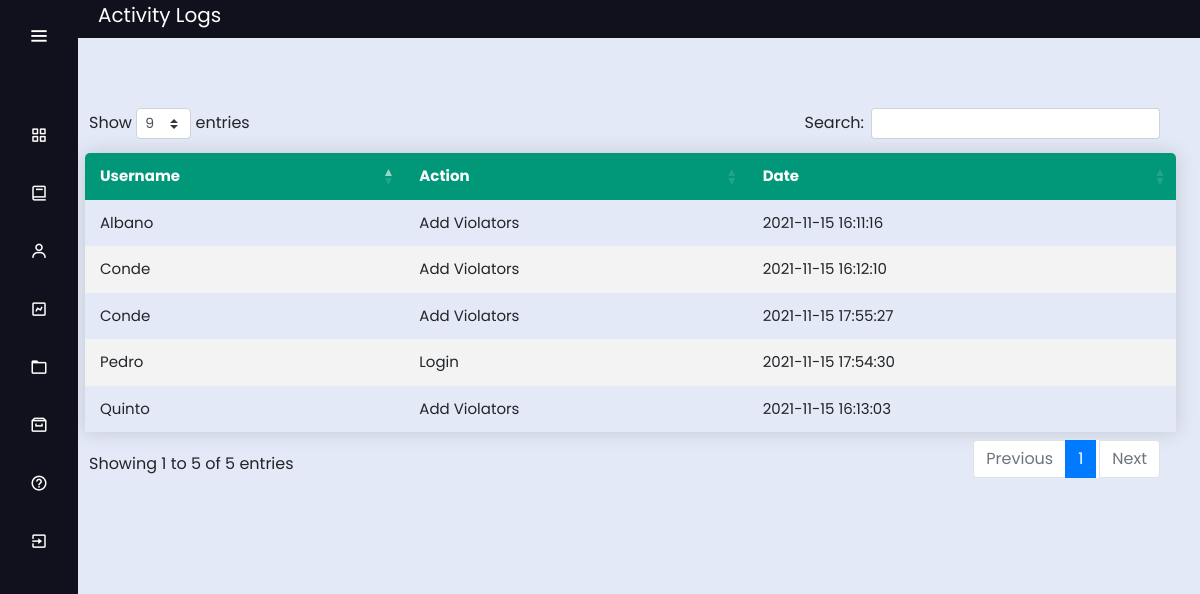
Screenshot of /bancabanca_logs (signed in) with the database file from the repository.
### tables this page shows
CREATE TABLE logs(
	id INTEGER PRIMARY KEY AUTOINCREMENT,
	username TEXT NOT NULL,
	action TEXT NOT NULL,
	address TEXT NOT NULL,
	date TIMESTAMP DATE DEFAULT(datetime('now','localtime'))

);

### app.py (the view)
@app.route('/bancabanca_logs')
def bancabanca_logs():
        conn = get_db_connection()
        bblogs = conn.execute("SELECT * FROM logs where address='Banca Banca'").fetchall()
        conn.close()
        return render_template('bancabanca_logs.html',bblogs=bblogs);

### app.py (called while the page is built)
def get_db_connection():
    conn = sqlite3.connect('database.db')
    conn.row_factory = sqlite3.Row
    return conn
    conn.close()
    c = conn.cursor()

### templates/bancabanca_logs.html (shortened to what this page needs)
<!DOCTYPE html>
<html lang="en" dir="ltr">
  <head>
    <link rel="stylesheet" href="../static/css/style5.css">
    <link href='https://unpkg.com/boxicons@2.0.7/css/boxicons.min.css' rel='stylesheet'>
    <link rel="stylesheet" href="../static/css/style2.css">
  <link rel="stylesheet" href="https://cdnjs.cloudflare.com/ajax/libs/font-awesome/4.7.0/css/font-awesome.min.css">
  <link rel="stylesheet" href="https://stackpath.bootstrapcdn.com/bootstrap/4.3.1/css/bootstrap.min.css">
  <link rel="stylesheet" type="text/css" href="https://cdn.datatables.net/1.10.23/css/dataTables.bootstrap4.min.css">
  <link rel="stylesheet" type="text/css" href="https://cdnjs.cloudflare.com/ajax/libs/twitter-bootstrap/4.5.2/css/bootstrap.css">
   </head>
<body>
  <div class="sidebar" >
    <div class="logo-details">
        <i class='bx bx-menu' id="btn" ></i>
    </div>
    <br>
    <ul class="nav-list">
      <li>
        <a href="{{ url_for('bancabanca_dashboard') }}">
          <i class='bx bx-grid-alt'></i>
        </a>
      </li>
      <li>
       <a href="{{ url_for('bancabanca') }}">
         <i class='bx bx-book' ></i>
       </a>
     </li>
      <li>
       <a href="{{ url_for('bancabanca_service') }}">
         <i class='bx bx-user' ></i>
       </a>
     </li>
     <li>
       <a href="{{ url_for('bancabanca_chart') }}">
         <i class='bx bx-chart' ></i>
       </a>
     </li>
     <li>
       <a href="{{ url_for('bancabanca_logs') }}">
         <i class='bx bx-folder' ></i>
       </a>
     </li>
     <li>
       <a href="{{ url_for('bancabanca_archive') }}">
         <i class='bx bx-archive' ></i>
       </a>
     </li>
     <li>
       <a href="{{ url_for('bancabanca_guidelines') }}">
         <i class='bx bx-help-circle' ></i>
       </a>
     </li>
     <li>
       <a href="{{ url_for('login') }}">
         <i class='bx bx-exit' ></i>
       </a>
     </li>
    </ul>
  </div>
  <section class="home-section">
 <p style="background: #11101D; font-size: 20px; color: white;"> <label style="margin-left: 20px;">Activity Logs</label><label style="float: right; margin-right: 20px;"></label>
      </p></br><br><br>
<div class="main" style="margin-left: 1px; margin-top: -90px;">
      <br>
   <input style="float: right; margin-right: 1280px; margin-top: px; font-weight: bold;" type="button" class="btn btn-xs btn-primary" value="Print Table" onclick="myApp.printTable()" />
  <br><br>
  <table class="content-table" id="example"  style="width: calc(100% - -20px); margin-left: -4px; font-size: 15px;">
  <thead style="background-color: ;">
  <tr >
    <th>Username</th>
    <th>Action</th>
    <th>Date</th>
  </tr>
  </thead>
  {%for bblogs in bblogs%}
  <tr>
  <td>{{bblogs['username']}}</td>
    <td>{{bblogs['action']}}</td>
    <td>{{bblogs['date']}}</td>
  </tr>
  {%endfor%}
  </table>
  </div>
  </section>
</body>
</html>

### static/css/style5.css (style rules this page uses)
* { margin: 0; padding: 0; box-sizing: border-box; font-family: "Poppins" , sans-serif; }
.sidebar { position: fixed; left: 0; top: 0; height: 100%; width: 78px; background: #11101D; padding: 6px 14px; z-index: 99; transition: all 0.5s ease; }
.sidebar .logo-details { height: 60px; display: flex; align-items: center; position: relative; }
.sidebar .logo-details #btn { position: absolute; top: 50%; right: 0; transform: translateY(-50%); font-size: 22px; transition: all 0.4s ease; font-size: 23px; text-align: center; cursor: pointer; transition: all 0.5s ease; }
.sidebar i { color: #fff; height: 60px; min-width: 50px; font-size: 28px; text-align: center; line-height: 60px; }
.sidebar .nav-list { margin-top: 20px; height: 100%; }
.sidebar li { position: relative; margin: 8px 0; list-style: none; }
.sidebar li a { display: flex; height: 100%; width: 100%; border-radius: 12px; align-items: center; text-decoration: none; transition: all 0.4s ease; background: #11101D; }
.sidebar li i { height: 50px; line-height: 50px; font-size: 18px; border-radius: 12px; }
.home-section { position: relative; background: #E4E9F7; min-height: 100vh; top: 0; left: 78px; width: calc(100% - 78px); transition: all 0.5s ease; z-index: 2; }
.content-table { font-family: "Poppins" , sans-serif; border-collapse: collapse; margin: 25px 0; margin-top: 200px; font-size: 14px; min-width: 400px; border-radius: 5px 5px 0 0; overflow: hidden; box-shadow: 0 0 20px rgba(0, 0, 0, 0.15); margin-left: 20px; width: ; margin-top: -10px; width: calc(100% - 50px); }
.content-table thead tr { background-color: #009879; color: #ffffff; text-align: left; font-weight: bold; }
.content-table th, .content-table td { padding: 12px 15px; }
.content-table tbody tr { border-bottom: 1px solid #dddddd; }
.content-table tbody tr:nth-of-type(even) { background-color: #f3f3f3; }
.content-table tbody tr:last-of-type { border-bottom: 2px solid #009879; }

### static/css/style2.css (style rules this page uses)
body { margin:0px; padding: 0px; background-color:#1b203d; overflow: hidden; font-family: bernard; color: #1b203d; }
.main { margin-top: 50px; margin-left: 315px; margin-right: 30px; padding: 0px 10px; }
.btn { float: right; margin-right: 20px; }
table.dataTable thead .sorting:after, table.dataTable thead .sorting:before, table.dataTable thead .sorting_asc:after, table.dataTable thead .sorting_asc:before, table.dataTable thead .sorting_asc_disabled:after, table.dataTable thead .sorting_asc_disabled:before, table.dataTable thead .sorting_desc:after, table.dataTable thead .sorting_desc:before, table.dataTable thead .sorting_desc_disabled:after, table.dataTable thead .sorting_desc_disabled:before { bottom: .5em; }

### rows the page displays
logs: username "Albano", action "Add Violators", date "2021-11-15 16:11:16"
logs: username "Conde", action "Add Violators", date "2021-11-15 16:12:10"
logs: username "Quinto", action "Add Violators", date "2021-11-15 16:13:03"
logs: username "Pedro", action "Login", date "2021-11-15 17:54:30"
logs: username "Conde", action "Add Violators", date "2021-11-15 17:55:27"
